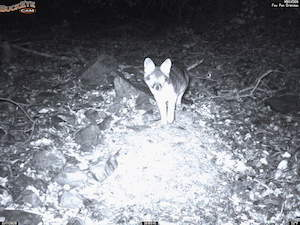
#> input picture img/sample-img-fox.jpg, 300 x 225 px
$ python -i image-quality.py   (imports and definitions only)   (older library calls are emulated)
#> lines starting #> are read from the running program, lines starting #| are printed output that depends on the picture
#> further down, picture is the input picture: shape (225, 300, 3); mean B, G, R 132.2, 125.3, 123.1
import argparse
import cv2
import numpy as np
import pandas as pd
from pathlib import Path
import logging
from multiprocessing import Pool, cpu_count
from functools import partial
import time

# [5 lines not run here, left out]
logger = logging.getLogger(__name__)

# [10 lines left out: function load_image, not called in this run]

def image_quality(image):
    """Compute various image quality metrics.

    Args:
        image: Input image array in BGR format

    Returns:
        dict: Dictionary containing computed metrics
    """
    metrics = {}

    # Convert to different color spaces
    gray = cv2.cvtColor(image, cv2.COLOR_BGR2GRAY)
    hsv = cv2.cvtColor(image, cv2.COLOR_BGR2HSV)
#> hsv: shape (225, 300, 3); mean H, S, V 111.6, 26.1, 132.4
    lab = cv2.cvtColor(image, cv2.COLOR_BGR2LAB)
#> lab: shape (225, 300, 3); mean of channels 0, 1, 2 129.1, 128.8, 123.9

    # Check if grayscale (by comparing channels)
    b, g, r = cv2.split(image)
    is_grayscale = np.allclose(r, g, rtol=1e-1, atol=1e-1) and np.allclose(g, b, rtol=1e-1, atol=1e-1)
#> is_grayscale = False
    metrics['is_grayscale'] = float(is_grayscale)

    # Mean RGB values
    metrics['mean_r'] = float(np.mean(r))
    metrics['mean_g'] = float(np.mean(g))
    metrics['mean_b'] = float(np.mean(b))

    # Lightness metrics (from LAB color space)
    l_channel = lab[:,:,0]
    metrics['mean_lightness'] = float(np.mean(l_channel))
    metrics['std_lightness'] = float(np.std(l_channel))

    # Dark and light fractions
    metrics['fraction_dark'] = float(np.mean(l_channel < 64))
    metrics['fraction_light'] = float(np.mean(l_channel > 192))

    # Sharpness using Laplacian variance
    laplacian = cv2.Laplacian(gray, cv2.CV_64F)
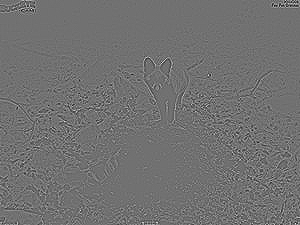
#> laplacian: shape (225, 300) float64; min -396, max 494, mean 0.1; drawn with min black and max white
    metrics['variance_laplacian'] = float(laplacian.var())

    # Haze score using dark channel prior
    kernel_size = 15
    dark_channel = np.min(image, axis=2)
    dark_channel = cv2.erode(dark_channel, np.ones((kernel_size, kernel_size)))
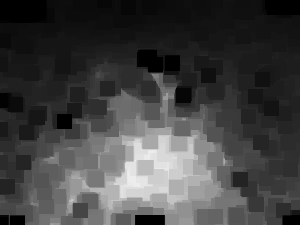
#> dark_channel: shape (225, 300); min 0, max 238, mean 65.3
    metrics['haze_score'] = float(np.mean(dark_channel))

    # Saturation from HSV
    metrics['mean_saturation'] = float(np.mean(hsv[:,:,1]))

    # Contrast metrics
    metrics['rms_contrast'] = float(np.std(gray) / np.mean(gray) if np.mean(gray) > 0 else 0)
    metrics['michelson_contrast'] = float((np.max(gray) - np.min(gray)) / (np.max(gray) + np.min(gray) + 1e-6))

    # Edge density
    sobel_x = cv2.Sobel(gray, cv2.CV_64F, 1, 0, ksize=3)
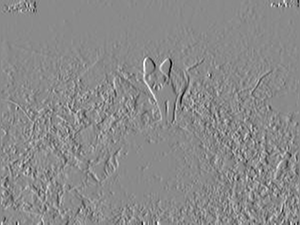
#> sobel_x: shape (225, 300) float64; min -922, max 776, mean -0.1; drawn with min black and max white
    sobel_y = cv2.Sobel(gray, cv2.CV_64F, 0, 1, ksize=3)
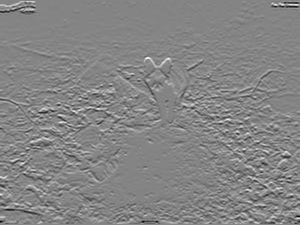
#> sobel_y: shape (225, 300) float64; min -870, max 809, mean 5.6; drawn with min black and max white
    edge_magnitude = np.sqrt(sobel_x**2 + sobel_y**2)
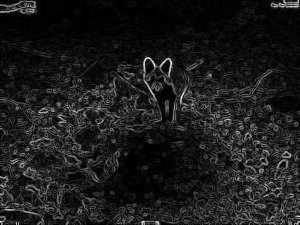
#> edge_magnitude: shape (225, 300) float64; min 0, max 928.5, mean 103.9; drawn with min black and max white
    metrics['edge_density'] = float(np.mean(edge_magnitude))

    # Noise estimation
    median_filtered = cv2.medianBlur(gray, 3)
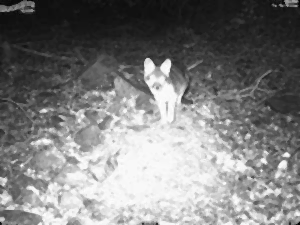
#> median_filtered: shape (225, 300); min 2, max 254, mean 125.4
    noise_estimate = np.mean(np.abs(gray - median_filtered))
#> noise_estimate = 90.75
    metrics['noise_level'] = float(noise_estimate)

    # Glare detection
    metrics['glare_fraction'] = float(np.mean((gray > 240) & (hsv[:,:,1] < 30)))

    # Local contrast variation
    local_std = cv2.blur(gray, (15,15))
    metrics['local_contrast_variation'] = float(np.std(local_std))

    # Motion blur detection using FFT
    rows, cols = gray.shape
#> rows = 225; cols = 300
    crow, ccol = rows//2, cols//2
#> crow = 112; ccol = 150
    f = np.fft.fft2(gray)
    fshift = np.fft.fftshift(f)
    magnitude_spectrum = 20*np.log(np.abs(fshift))
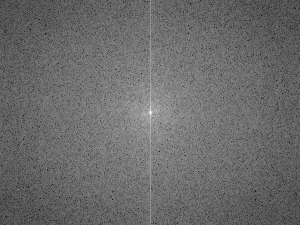
#> magnitude_spectrum: shape (225, 300) float64; min 44.44, max 319, mean 159.9; drawn with min black and max white
    metrics['frequency_energy'] = float(np.mean(magnitude_spectrum[crow-30:crow+30, ccol-30:ccol+30]))

    # Entropy
    histogram = cv2.calcHist([gray],[0],None,[256],[0,256])
#> histogram = 256 values, max 1083 at index 248, min 8 at index 5, mean 263.7
    histogram_normalized = histogram / histogram.sum()
#> histogram_normalized = 256 values, max 0.016 at index 248, min 0.000119 at index 5, mean 0.00391
    non_zero_hist = histogram_normalized[histogram_normalized > 0]
#> non_zero_hist has the same summary as histogram_normalized
    metrics['entropy'] = float(-np.sum(non_zero_hist * np.log2(non_zero_hist)))

    return metrics

# [89 lines left out: functions process_single_image, process_images, parse_args, not called in this run]

# [9 lines not run here, left out]

>>> import cv2
>>> picture = cv2.imread('../img/sample-img-fox.jpg')
>>> result = image_quality(picture)
#> result = 19 items
